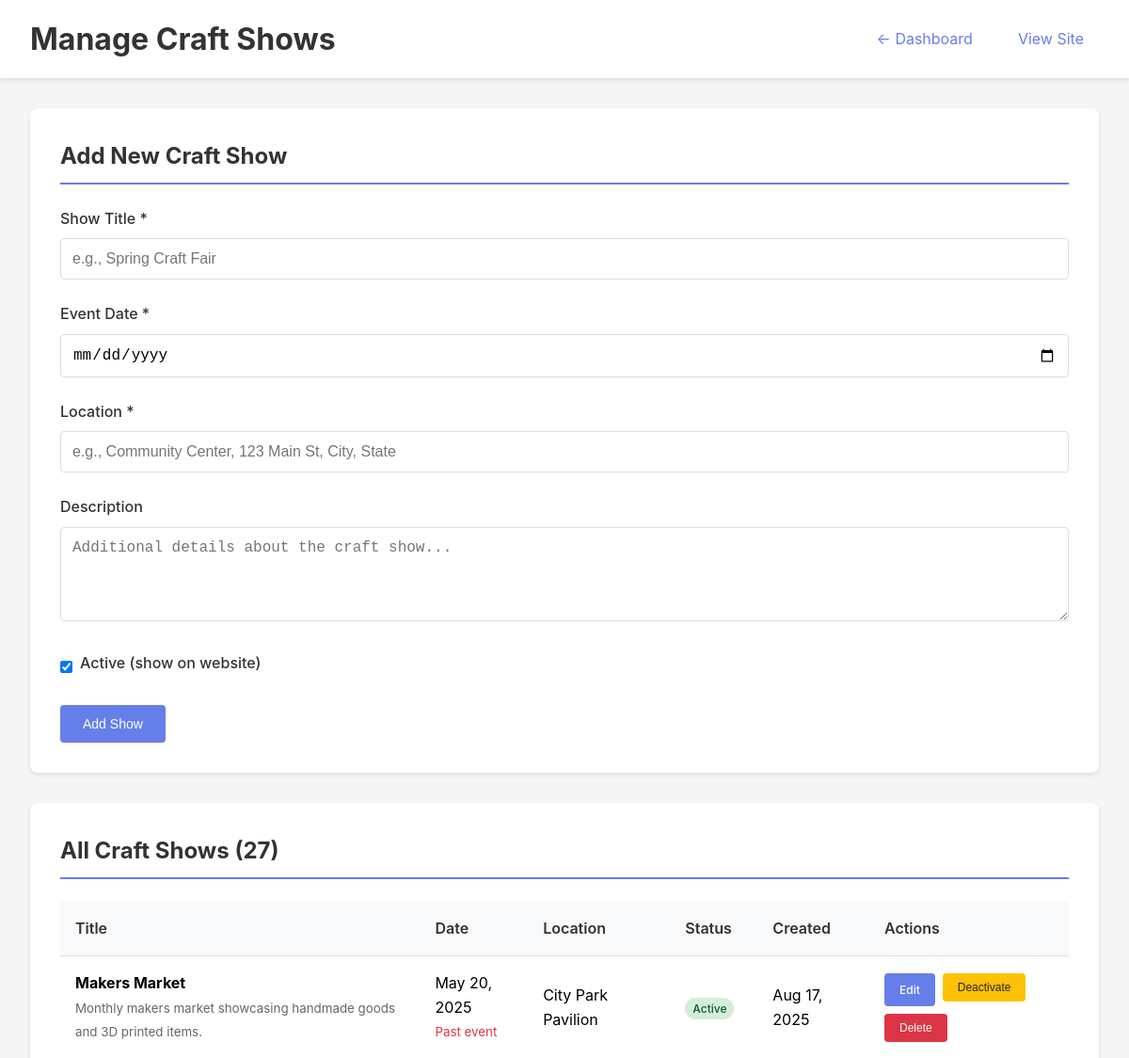
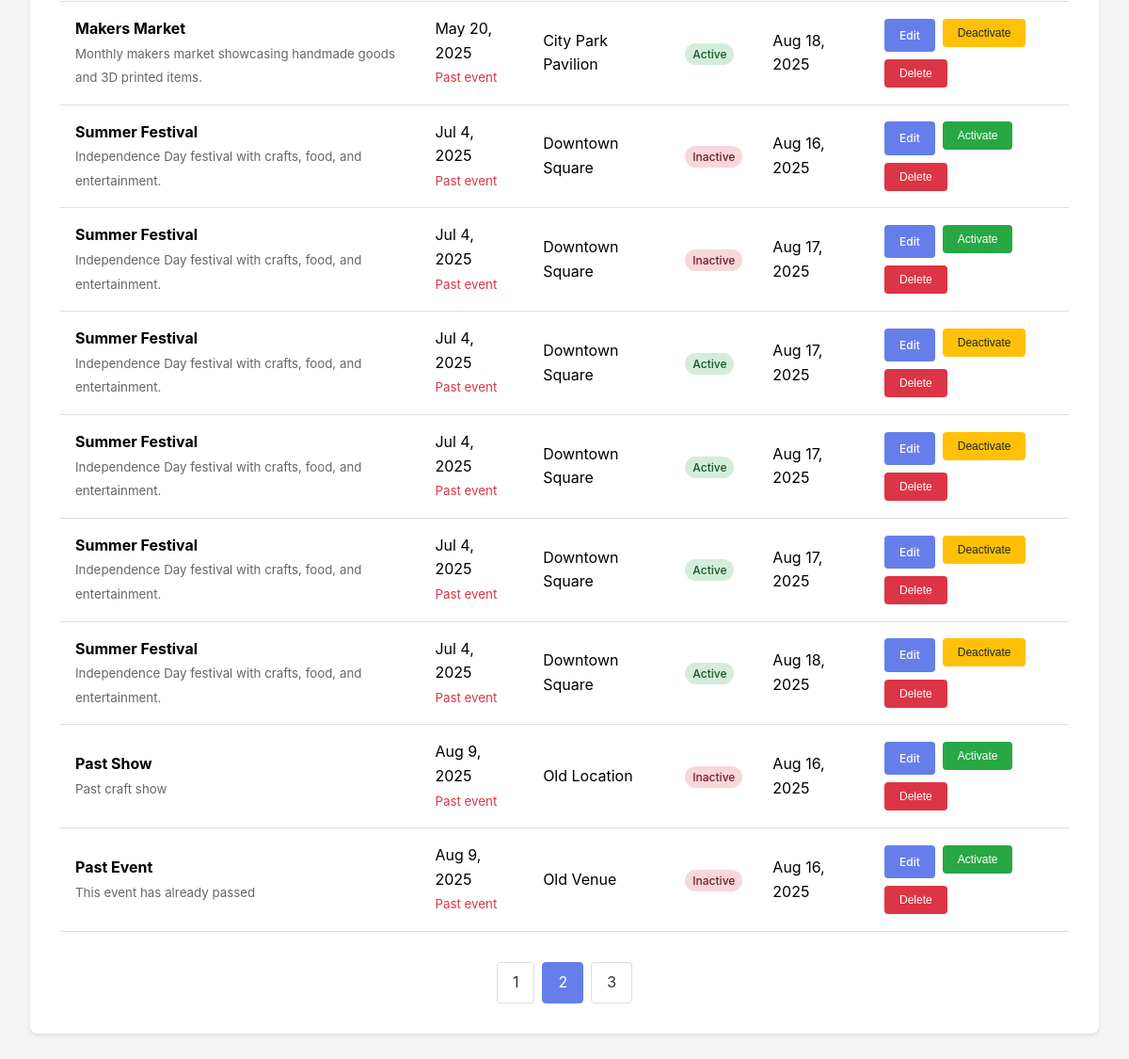
The page /admin/manage/craft-shows.php?page=2 (signed in) on the database its author committed (2 pictures, top to bottom).
### tables this page shows
CREATE TABLE craft_shows (
            id INTEGER PRIMARY KEY AUTOINCREMENT,
            title TEXT NOT NULL,
            event_date DATE NOT NULL,
            location TEXT NOT NULL,
            description TEXT,
            is_active BOOLEAN DEFAULT 1,
            created_at DATETIME DEFAULT CURRENT_TIMESTAMP,
            updated_at DATETIME DEFAULT CURRENT_TIMESTAMP
        );

### includes/database.php (called while the page is built, shortened)
<?php
require_once __DIR__ . '/config.php';
class DatabaseManager {
    private static $instance = null;
    private $connection = null;
    public static function getInstance() {
        if (self::$instance === null) {
            self::$instance = new self();
        }
        return self::$instance;
    }
    private function connect() {
        try {
            $this->connection = new PDO('sqlite:' . DB_PATH);
            $this->connection->setAttribute(PDO::ATTR_ERRMODE, PDO::ERRMODE_EXCEPTION);
            $this->connection->exec('PRAGMA foreign_keys = ON');
            $this->connection->exec('PRAGMA journal_mode = WAL');
            $this->connection->exec('PRAGMA synchronous = NORMAL');
        } catch (PDOException $e) {
            throw new Exception("Database connection failed: " . $e->getMessage());
        }
    }
    public function query($sql, $params = []) {
        try {
            $stmt = $this->connection->prepare($sql);
            $stmt->execute($params);
            return $stmt->fetchAll(PDO::FETCH_ASSOC);
        } catch (PDOException $e) {
            $this->logError("Query failed", $sql, $params, $e);
            throw new Exception("Database query failed: " . $e->getMessage());
        }
    }
    public function execute($sql, $params = []) {
        try {
            $stmt = $this->connection->prepare($sql);
            $stmt->execute($params);
            return $stmt->rowCount();
        } catch (PDOException $e) {
            $this->logError("Execute failed", $sql, $params, $e);
            throw new Exception("Database execute failed: " . $e->getMessage());
        }
    }
    public function queryOne($sql, $params = []) {
        $result = $this->query($sql, $params);
        return !empty($result) ? $result[0] : null;
    }
}

### includes/config.php (called while the page is built, shortened)
<?php
class ConfigManager {
    private static $instance = null;
    public static function getInstance() {
        if (self::$instance === null) {
            self::$instance = new self();
        }
        return self::$instance;
    }
}
?>

### includes/cache.php (called while the page is built, shortened)
<?php
class CacheManager {
    private static $instance = null;
    private $cacheDir;
    private function __construct() {
        $this->cacheDir = __DIR__ . '/../cache/';
    }
    public static function getInstance() {
        if (self::$instance === null) {
            self::$instance = new self();
        }
        return self::$instance;
    }
    private function ensureCacheDirectory() {
        $htaccessPath = $this->cacheDir . '.htaccess';
    }
}

### includes/content.php (called while the page is built, shortened)
<?php
require_once __DIR__ . '/database.php';
require_once __DIR__ . '/config.php';
require_once __DIR__ . '/cache.php';
class ContentManager {
    public function __construct() {
        $this->db = DatabaseManager::getInstance();
    }
}
class AdminManager extends ContentManager {
    public function getAllContent($table, $page = 1, $perPage = null, $orderBy = 'id', $orderDir = 'DESC') {
        try {
            $offset = ($page - 1) * $perPage;
            $orderDir = strtoupper($orderDir) === 'ASC' ? 'ASC' : 'DESC';
            $countSql = "SELECT COUNT(*) as total FROM $table";
            $countResult = $this->db->queryOne($countSql);
            $totalItems = $countResult ? (int)$countResult['total'] : 0;
            $totalPages = ceil($totalItems / $perPage);
            $sql = "SELECT * FROM $table ORDER BY $orderBy $orderDir LIMIT ? OFFSET ?";
            $content = $this->db->query($sql, [$perPage, $offset]);
            return [
                'content' => $content,
                'current_page' => $page,
                'total_pages' => $totalPages,
                'total_items' => $totalItems,
                'per_page' => $perPage
            ];
        } catch (Exception $e) {
            error_log("AdminManager::getAllContent() failed: " . $e->getMessage());
            return [
                'content' => [],
                'current_page' => 1,
                'total_pages' => 0,
                'total_items' => 0,
                'per_page' => $perPage ?? ITEMS_PER_PAGE
            ];
        }
    }
    private function validateTableName($table) {
        $allowedTables = ['featured_prints', 'craft_shows', 'news_articles', 'settings'];
    }
}
?>

### public/admin/manage/craft-shows.php (the view, shortened to what this page needs)
<?php
require_once __DIR__ . '/../../../includes/config.php';
require_once __DIR__ . '/../../../includes/database.php';
require_once __DIR__ . '/../../../includes/content.php';
$adminManager = new AdminManager();
$page = (int)($_GET['page'] ?? 1);
$showsData = $adminManager->getAllContent('craft_shows', $page, 10, 'event_date', 'ASC');
$shows = $showsData['content'];
$editShow = null;
?>
<!DOCTYPE html>
<html lang="en">
<head>
</head>
<body>
    <div class="header">
        <h1>Manage Craft Shows</h1>
        <div class="nav-links">
            <a href="/admin/">← Dashboard</a>
            <a href="/">View Site</a>
        </div>
    </div>
    <div class="container">
        <div class="card">
            <h2><?php echo $editShow ? 'Edit Craft Show' : 'Add New Craft Show'; ?></h2>
            <form method="POST" action="">
                <div class="form-group">
                    <label for="title">Show Title *</label>
                    <input type="text" id="title" name="title" required
                           value="<?php echo $editShow ? htmlspecialchars($editShow['title']) : ''; ?>"
                           placeholder="e.g., Spring Craft Fair">
                </div>
                <div class="form-group">
                    <label for="event_date">Event Date *</label>
                    <input type="date" id="event_date" name="event_date" required
                           value="<?php echo $editShow ? htmlspecialchars($editShow['event_date']) : ''; ?>">
                </div>
                <div class="form-group">
                    <label for="location">Location *</label>
                    <input type="text" id="location" name="location" required
                           value="<?php echo $editShow ? htmlspecialchars($editShow['location']) : ''; ?>"
                           placeholder="e.g., Community Center, 123 Main St, City, State">
                </div>
                <div class="form-group">
                    <label for="description">Description</label>
                    <textarea id="description" name="description"
                              placeholder="Additional details about the craft show..."><?php echo $editShow ? htmlspecialchars($editShow['description']) : ''; ?></textarea>
                </div>
                <div class="form-group">
                    <div class="checkbox-group">
                        <input type="checkbox" id="is_active" name="is_active"
                               <?php echo (!$editShow || $editShow['is_active']) ? 'checked' : ''; ?>>
                        <label for="is_active">Active (show on website)</label>
                    </div>
                </div>
                <div class="actions">
                    <button type="submit" class="btn btn-primary">
                        <?php echo $editShow ? 'Update Show' : 'Add Show'; ?>
                    </button>
                </div>
            </form>
        </div>
        <div class="card">
            <h2>All Craft Shows (<?php echo $showsData['total_items']; ?>)</h2>
            <?php if (!empty($shows)): ?>
                <table class="table">
                    <thead>
                        <tr>
                            <th>Title</th>
                            <th>Date</th>
                            <th>Location</th>
                            <th>Status</th>
                            <th>Created</th>
                            <th>Actions</th>
                        </tr>
                    </thead>
                    <tbody>
                        <?php foreach ($shows as $show): ?>
                            <tr>
                                <td>
                                    <strong><?php echo htmlspecialchars($show['title']); ?></strong>
                                    <?php if (!empty($show['description'])): ?>
                                        <br><small style="color: #666;">
                                            <?php echo htmlspecialchars(strlen($show['description']) > 100 ?
                                                substr($show['description'], 0, 100) . '...' :
                                                $show['description']); ?>
                                        </small>
                                    <?php endif; ?>
                                </td>
                                <td>
                                    <?php
                                    $eventDate = new DateTime($show['event_date']);
                                    $today = new DateTime();
                                    echo date('M j, Y', strtotime($show['event_date']));
                                    if ($eventDate < $today) {
                                        echo '<br><small style="color: #dc3545;">Past event</small>';
                                    } elseif ($eventDate->format('Y-m-d') === $today->format('Y-m-d')) {
                                        echo '<br><small style="color: #28a745;">Today!</small>';
                                    } else {
                                        $daysUntil = $today->diff($eventDate)->days;
                                        echo '<br><small style="color: #667eea;">' . $daysUntil . ' days away</small>';
                                    }
                                    ?>
                                </td>
                                <td><?php echo htmlspecialchars($show['location']); ?></td>
                                <td>
                                    <span class="status-badge <?php echo $show['is_active'] ? 'status-active' : 'status-inactive'; ?>">
                                        <?php echo $show['is_active'] ? 'Active' : 'Inactive'; ?>
                                    </span>
                                </td>
                                <td><?php echo date('M j, Y', strtotime($show['created_at'])); ?></td>
                                <td>
                                    <div class="actions">
                                        <a href="?edit=<?php echo $show['id']; ?>" class="btn btn-sm btn-primary">Edit</a>
                                        <form method="POST" style="display: inline;">
                                            <button type="submit" class="btn btn-sm <?php echo $show['is_active'] ? 'btn-warning' : 'btn-success'; ?>">
                                                <?php echo $show['is_active'] ? 'Deactivate' : 'Activate'; ?>
                                            </button>
                                        </form>
                                        <form method="POST" style="display: inline;"
                                              onsubmit="return confirm('Are you sure you want to delete this craft show? This action cannot be undone.');">
                                            <button type="submit" class="btn btn-sm btn-danger">Delete</button>
                                        </form>
                                    </div>
                                </td>
                            </tr>
                        <?php endforeach; ?>
                    </tbody>
                </table>
                <?php if ($showsData['total_pages'] > 1): ?>
                    <div class="pagination">
                        <?php for ($i = 1; $i <= $showsData['total_pages']; $i++): ?>
                            <?php if ($i === $showsData['current_page']): ?>
                                <span class="current"><?php echo $i; ?></span>
                            <?php else: ?>
                                <a href="?page=<?php echo $i; ?>"><?php echo $i; ?></a>
                            <?php endif; ?>
                        <?php endfor; ?>
                    </div>
                <?php endif; ?>
            <?php endif; ?>
        </div>
    </div>
</body>
</html>

### public/admin/manage/craft-shows.php (style rules this page uses)
* { margin: 0; padding: 0; box-sizing: border-box; }
body { font-family: -apple-system, BlinkMacSystemFont, 'Segoe UI', Roboto, sans-serif; background-color: #f5f5f5; line-height: 1.6; }
.header { background: white; padding: 1rem 2rem; box-shadow: 0 2px 4px rgba(0,0,0,0.1); display: flex; justify-content: space-between; align-items: center; }
.header h1 { color: #333; }
.nav-links { display: flex; gap: 1rem; align-items: center; }
.nav-links a { color: #667eea; text-decoration: none; padding: 0.5rem 1rem; border-radius: 4px; transition: background-color 0.2s; }
.container { max-width: 1200px; margin: 2rem auto; padding: 0 2rem; }
.card { background: white; padding: 2rem; border-radius: 8px; box-shadow: 0 2px 4px rgba(0,0,0,0.1); margin-bottom: 2rem; }
.card h2 { color: #333; margin-bottom: 1.5rem; padding-bottom: 0.5rem; border-bottom: 2px solid #667eea; }
.form-group { margin-bottom: 1.5rem; }
.form-group label { display: block; margin-bottom: 0.5rem; font-weight: 500; color: #333; }
.form-group input, .form-group textarea, .form-group select { width: 100%; padding: 0.75rem; border: 1px solid #ddd; border-radius: 4px; font-size: 16px; }
.form-group textarea { height: 100px; resize: vertical; }
.checkbox-group { display: flex; align-items: center; gap: 0.5rem; }
.checkbox-group input[type="checkbox"] { width: auto; }
.btn { padding: 0.75rem 1.5rem; border: none; border-radius: 4px; cursor: pointer; text-decoration: none; display: inline-block; font-size: 14px; font-weight: 500; transition: all 0.2s; }
.btn-primary { background-color: #667eea; color: white; }
.btn-danger { background-color: #dc3545; color: white; }
.btn-success { background-color: #28a745; color: white; }
.btn-warning { background-color: #ffc107; color: #212529; }
.btn-sm { padding: 0.5rem 1rem; font-size: 12px; }
.table { width: 100%; border-collapse: collapse; margin-top: 1rem; }
.table th, .table td { padding: 1rem; text-align: left; border-bottom: 1px solid #ddd; }
.table th { background-color: #f8f9fa; font-weight: 600; color: #333; }
.status-badge { padding: 0.25rem 0.5rem; border-radius: 12px; font-size: 12px; font-weight: 500; }
.status-active { background-color: #d4edda; color: #155724; }
.status-inactive { background-color: #f8d7da; color: #721c24; }
.actions { display: flex; gap: 0.5rem; flex-wrap: wrap; }
.pagination { display: flex; justify-content: center; gap: 0.5rem; margin-top: 2rem; }
.pagination a, .pagination span { padding: 0.5rem 1rem; border: 1px solid #ddd; text-decoration: none; color: #333; border-radius: 4px; }
.pagination .current { background-color: #667eea; color: white; border-color: #667eea; }

### rows shown on the page
craft_shows: title "Makers Market", description "Monthly makers market showcasing handmade goods and 3D printed items.", event_date "May 20, 2025", shows "Past event", location "City Park Pavilion", is_active "Active", created_at "Aug 17, 2025"
craft_shows: title "Makers Market", description "Monthly makers market showcasing handmade goods and 3D printed items.", event_date "May 20, 2025", shows "Past event", location "City Park Pavilion", is_active "Active", created_at "Aug 18, 2025"
craft_shows: title "Summer Festival", description "Independence Day festival with crafts, food, and entertainment.", event_date "Jul 4, 2025", shows "Past event", location "Downtown Square", is_active "Inactive", created_at "Aug 16, 2025"
craft_shows: title "Summer Festival", description "Independence Day festival with crafts, food, and entertainment.", event_date "Jul 4, 2025", shows "Past event", location "Downtown Square", is_active "Inactive", created_at "Aug 17, 2025"
craft_shows: title "Summer Festival", description "Independence Day festival with crafts, food, and entertainment.", event_date "Jul 4, 2025", shows "Past event", location "Downtown Square", is_active "Active", created_at "Aug 17, 2025"
craft_shows: title "Summer Festival", description "Independence Day festival with crafts, food, and entertainment.", event_date "Jul 4, 2025", shows "Past event", location "Downtown Square", is_active "Active", created_at "Aug 17, 2025"
craft_shows: title "Summer Festival", description "Independence Day festival with crafts, food, and entertainment.", event_date "Jul 4, 2025", shows "Past event", location "Downtown Square", is_active "Active", created_at "Aug 17, 2025"
craft_shows: title "Summer Festival", description "Independence Day festival with crafts, food, and entertainment.", event_date "Jul 4, 2025", shows "Past event", location "Downtown Square", is_active "Active", created_at "Aug 18, 2025"
craft_shows: title "Past Show", description "Past craft show", event_date "Aug 9, 2025", shows "Past event", location "Old Location", is_active "Inactive", created_at "Aug 16, 2025"
craft_shows: title "Past Event", description "This event has already passed", event_date "Aug 9, 2025", shows "Past event", location "Old Venue", is_active "Inactive", created_at "Aug 16, 2025"

### other values the page prints
$showsData['total_items'] "27"
